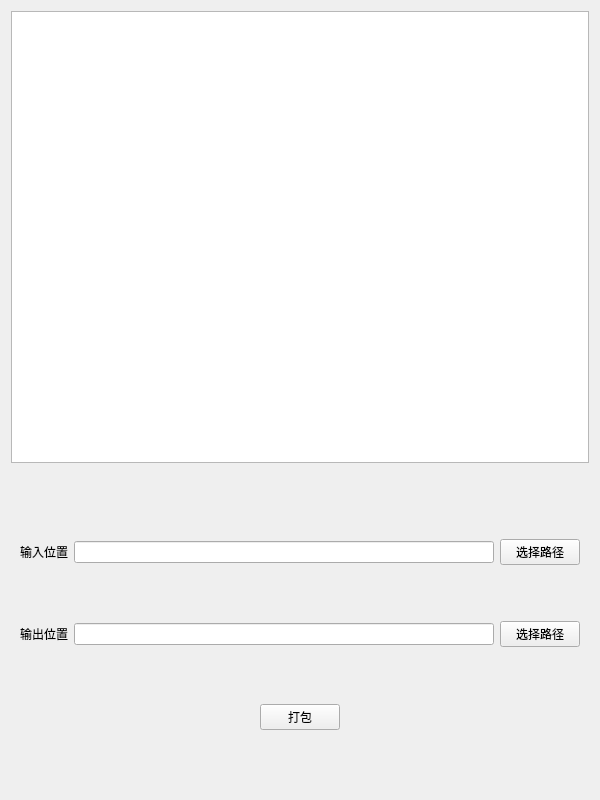
<?xml version="1.0" encoding="UTF-8"?>
<ui version="4.0">
 <class>PackedWidget</class>
 <widget class="QWidget" name="PackedWidget">
  <property name="geometry">
   <rect>
    <x>0</x>
    <y>0</y>
    <width>600</width>
    <height>800</height>
   </rect>
  </property>
  <property name="windowTitle">
   <string>Form</string>
  </property>
  <layout class="QVBoxLayout" name="verticalLayout" stretch="7,0,4">
   <item>
    <widget class="QTableWidget" name="tableWidget"/>
   </item>
   <item>
    <spacer name="verticalSpacer">
     <property name="orientation">
      <enum>Qt::Orientation::Vertical</enum>
     </property>
     <property name="sizeHint" stdset="0">
      <size>
       <width>20</width>
       <height>61</height>
      </size>
     </property>
    </spacer>
   </item>
   <item>
    <widget class="QWidget" name="widget" native="true">
     <layout class="QVBoxLayout" name="verticalLayout_2">
      <item>
       <layout class="QHBoxLayout" name="horizontalLayout">
        <item>
         <widget class="QLabel" name="labelInput">
          <property name="text">
           <string>输入位置</string>
          </property>
         </widget>
        </item>
        <item>
         <widget class="QLineEdit" name="editInput"/>
        </item>
        <item>
         <widget class="QPushButton" name="btnInput">
          <property name="text">
           <string>选择路径</string>
          </property>
         </widget>
        </item>
       </layout>
      </item>
      <item>
       <spacer name="verticalSpacer_4">
        <property name="orientation">
         <enum>Qt::Orientation::Vertical</enum>
        </property>
        <property name="sizeHint" stdset="0">
         <size>
          <width>20</width>
          <height>33</height>
         </size>
        </property>
       </spacer>
      </item>
      <item>
       <layout class="QHBoxLayout" name="horizontalLayout_2">
        <item>
         <widget class="QLabel" name="labelOutput">
          <property name="text">
           <string>输出位置</string>
          </property>
         </widget>
        </item>
        <item>
         <widget class="QLineEdit" name="editOutput"/>
        </item>
        <item>
         <widget class="QPushButton" name="btnOutput">
          <property name="text">
           <string>选择路径</string>
          </property>
         </widget>
        </item>
       </layout>
      </item>
      <item>
       <spacer name="verticalSpacer_2">
        <property name="orientation">
         <enum>Qt::Orientation::Vertical</enum>
        </property>
        <property name="sizeHint" stdset="0">
         <size>
          <width>20</width>
          <height>34</height>
         </size>
        </property>
       </spacer>
      </item>
      <item>
       <layout class="QHBoxLayout" name="horizontalLayout_3">
        <item>
         <spacer name="horizontalSpacer">
          <property name="orientation">
           <enum>Qt::Orientation::Horizontal</enum>
          </property>
          <property name="sizeHint" stdset="0">
           <size>
            <width>40</width>
            <height>20</height>
           </size>
          </property>
         </spacer>
        </item>
        <item>
         <widget class="QPushButton" name="btnPack">
          <property name="text">
           <string>打包</string>
          </property>
         </widget>
        </item>
        <item>
         <spacer name="horizontalSpacer_2">
          <property name="orientation">
           <enum>Qt::Orientation::Horizontal</enum>
          </property>
          <property name="sizeHint" stdset="0">
           <size>
            <width>40</width>
            <height>20</height>
           </size>
          </property>
         </spacer>
        </item>
       </layout>
      </item>
      <item>
       <spacer name="verticalSpacer_3">
        <property name="orientation">
         <enum>Qt::Orientation::Vertical</enum>
        </property>
        <property name="sizeHint" stdset="0">
         <size>
          <width>20</width>
          <height>33</height>
         </size>
        </property>
       </spacer>
      </item>
     </layout>
    </widget>
   </item>
  </layout>
 </widget>
 <resources/>
 <connections/>
</ui>
